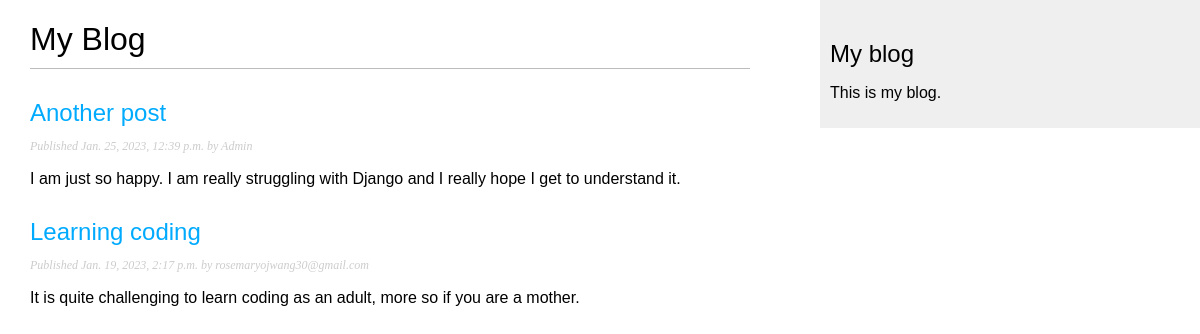
Screenshot of /blog/ with the database file from the repository.
### blog/models.py (models this page shows, shortened)
class Post(models.Model):
    class Status(models.TextChoices):
        DRAFT = 'DF', 'Draft'
        PUBLISHED = 'PB', 'Published'
    title = models.CharField(max_length = 250)
    slug = models.SlugField(max_length = 250,
                            unique_for_date='publish')
    author = models.ForeignKey(User,
                               on_delete=models.CASCADE,
                               related_name='blog_posts')
    body = models.TextField()
    publish = models.DateTimeField(default=timezone.now)
    created = models.DateTimeField(auto_now_add=True)
    updated = models.DateTimeField(auto_now=True)
    status = models.CharField(max_length=2,
                              choices=Status.choices,
                              default=Status.DRAFT)
    objects = models.Manager()
    published = PublishedManager()
    class Meta:
        ordering = ['-publish']
        indexes = [
            models.Index(fields=['-publish']),
        ]
    def get_absolute_url(self):
        return reverse('blog:post_detail',
                       args=[self.publish.year,
                       self.publish.month,
                       self.publish.day,
                       self.slug])

### blog/views.py (the view)
# urls.py: path('', views.post_list, name='post_list'),
def post_list(request):
     posts = Post.published.all()
     return render(request,
                  'blog/post/list.html',
                   {'posts': posts})

### blog/models.py (called while the page is built)
    def get_queryset(self):
        return super().get_queryset()\
                       .filter(status=Post.Status.PUBLISHED)

### blog/templates/blog/post/list.html (shortened to what this page needs)
{% extends "blog/base.html" %}
{% block content %}
<h1>My Blog</h1>
{% for post in posts %}
<h2>
    <a href="{{ post.get_absolute_url }}">
        {{ post.title }}
    </a>
</h2>
<p class="date">
    Published {{ post.publish }} by {{ post.author }}
</p>
        {{ post.body|truncatewords:30|linebreaks }}
    {% endfor %}
{% endblock %}

### static/css/blog.css (style rules this page uses)
body { margin:0; padding:0; font-family:helvetica, sans-serif; }
a { color:#00abff; text-decoration:none; }
h1 { font-weight:normal; border-bottom:1px solid #bbb; padding:0 0 10px 0; }
h2 { font-weight:normal; margin:30px 0 0; }
p.date { color:#ccc; font-family: georgia, serif; font-size: 12px; font-style: italic; }

### rows the page displays
Post: title "Another post", publish "Jan. 25, 2023, 12:39 p.m.", author "Admin", body "I am just so happy. I am really struggling with Django and I really hope I get to understand it."
Post: title "Learning coding", publish "Jan. 19, 2023, 2:17 p.m.", author "rosemaryojwang30@gmail.com", body "It is quite challenging to learn coding as an adult, more so if you are a mother."
